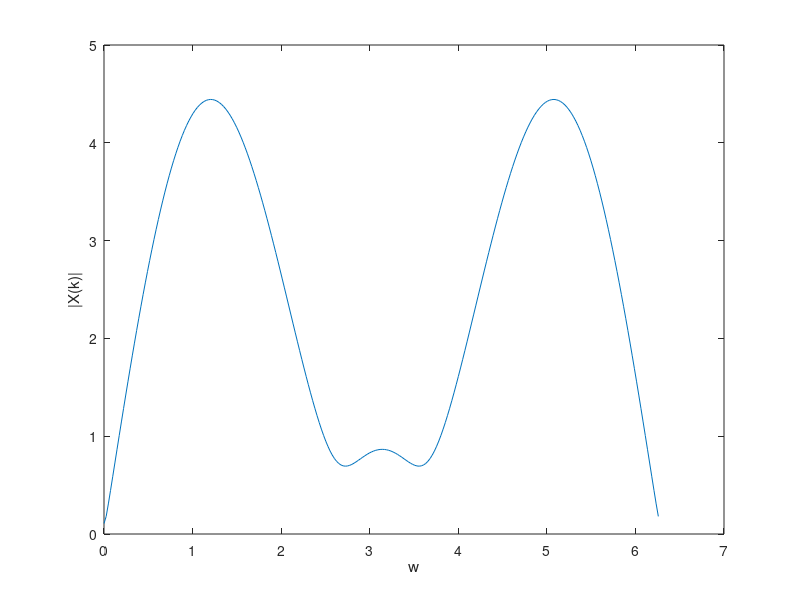

MATLAB code to generate this figure: (Note: this script raises an error after producing the figure.)
N=input('enter N value');
n=0:(N-1);
T=0.02;
t=n.*T;
x=sin(2.*pi.*10.*t)+sin(2.*pi.*12.*t);% x[n]
X=fft(x,256);% 256 point DFT of x[n]
w=0:2*pi/256:(2*pi-(2*pi/256));
plot(w,abs(X));
xlabel('w');
ylabel('|X(k)|');
title('N=',N);